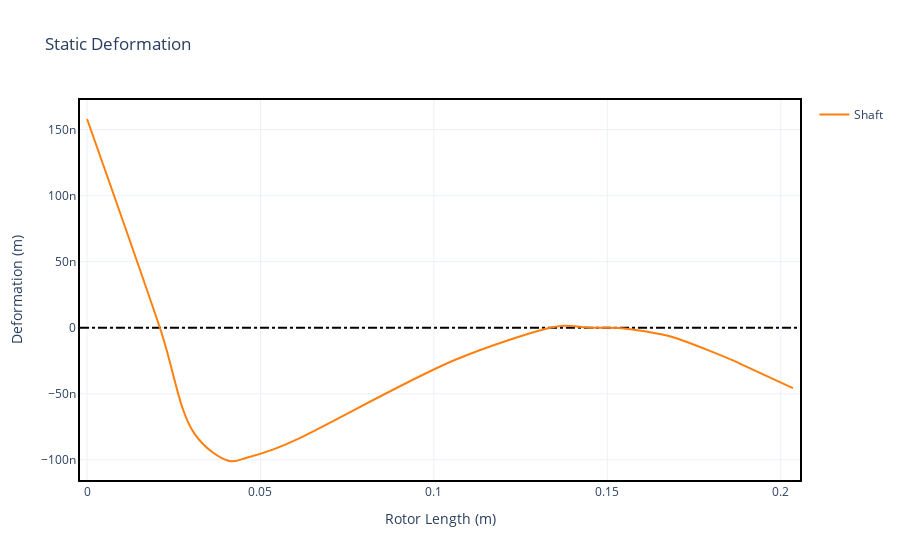

This figure's notebook cell:
### Markdown cell above
#### 4.2.2 - Expected Deformation

### Code cell
static.plot_deformation()

### Figure 1 — Plotly figure (JSON) as saved in the notebook; plotly's stock layout.template omitted (floating-point values rounded to 4 significant figures)
{"data": [{"hoverinfo": "none", "line": {"color": "black", "dash": "dashdot"}, "mode": "lines", "showlegend": false, "type": "scatter", "x": [-0.002035, 0.2055], "y": [0, 0]}, {"hovertemplate": "Rotor Length (m): %{x:.2f}<br>Displacement (m): %{y:.2e}", "line": {"shape": "spline", "smoothing": 1}, "mode": "lines", "name": "Shaft", "showlegend": true, "type": "scatter", "x": [0.0, 0.021, 0.031, 0.041, 0.046, 0.0535, 0.061, 0.106, 0.1335, 0.1375, 0.1455, 0.1532, 0.1608, 0.1685, 0.1875, 0.1885, 0.2035], "y": [1.581e-07, -9.482e-20, -8.035e-08, -1.009e-07, -9.843e-08, -9.231e-08, -8.395e-08, -2.443e-08, -1.925e-19, 1.545e-09, 1.274e-19, -1.995e-10, -2.706e-09, -6.874e-09, -2.619e-08, -2.747e-08, -4.578e-08]}], "layout": {"title": {"text": "Static Deformation"}, "xaxis": {"title": {"text": "Rotor Length (m)"}}, "yaxis": {"title": {"text": "Deformation (m)"}}}}
